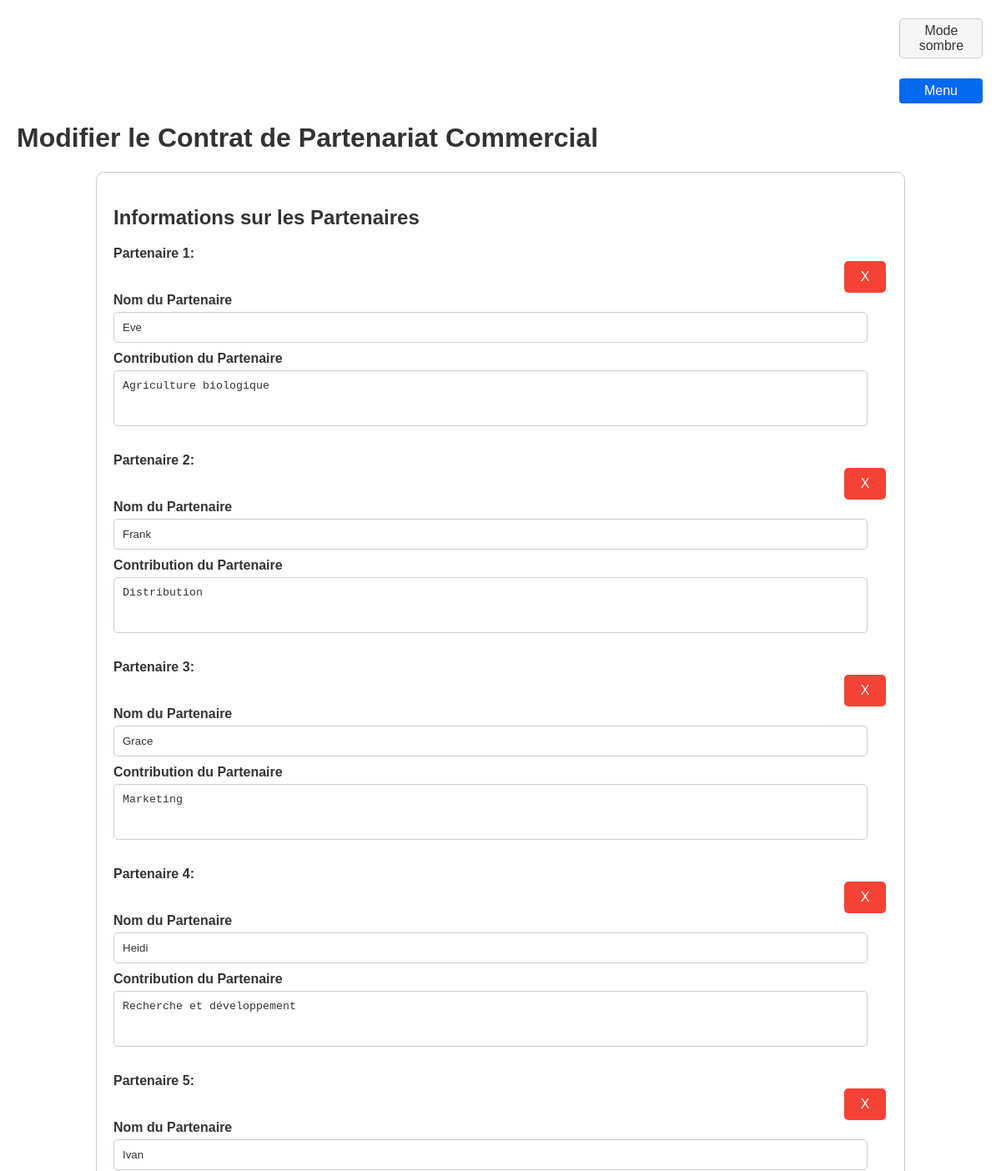
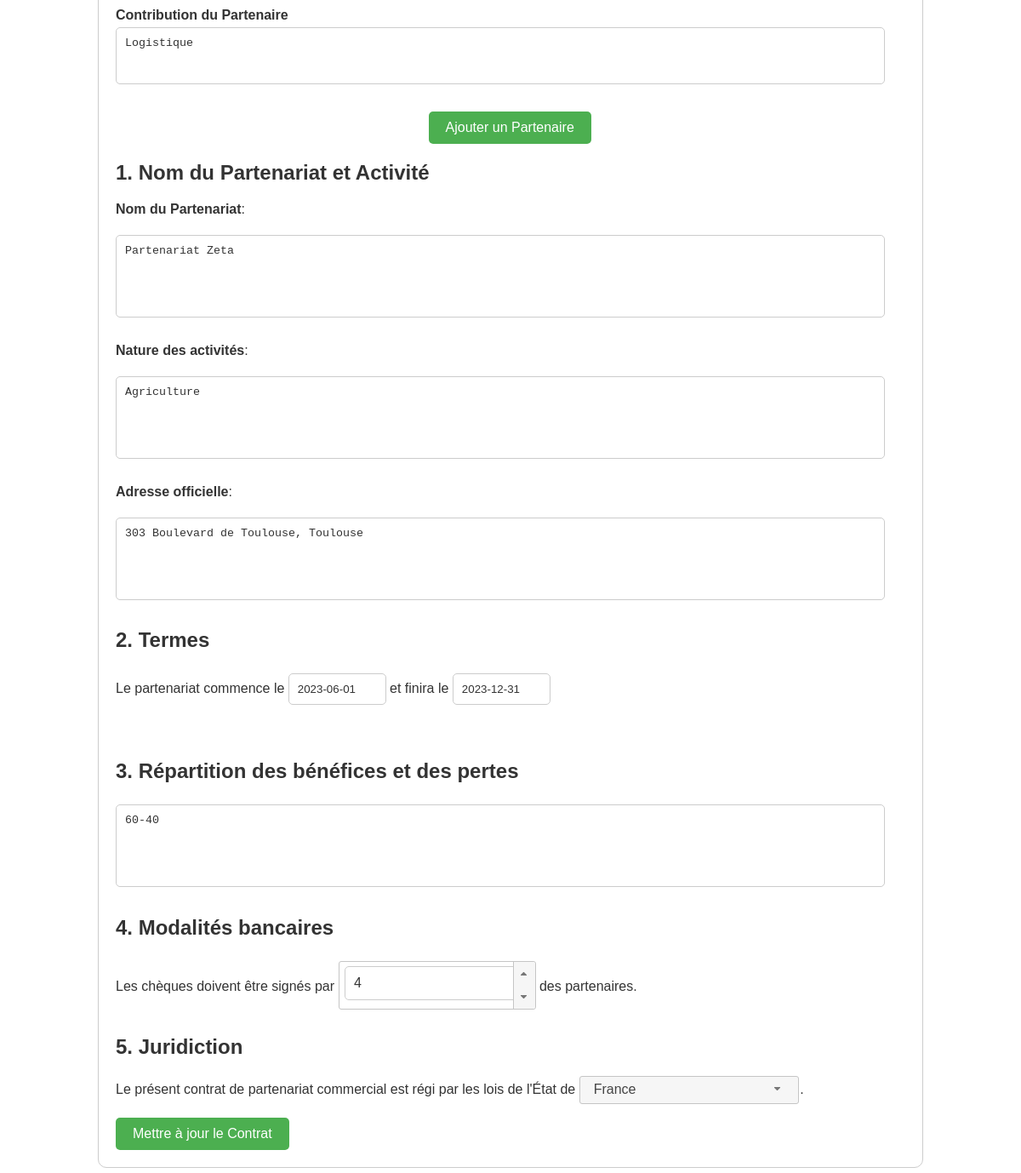
The page /edit_contract.php?id=6 on the database its author committed (2 pictures, top to bottom).
### tables this page shows
CREATE TABLE `partenaire_formulaire` (
  `formulaire_id` int(11) NOT NULL,
  `partenaire_id` int(11) NOT NULL,
  `contribution` varchar(255) NOT NULL
);

CREATE TABLE `partenaire` (
  `id` int(11) NOT NULL,
  `nom` varchar(255) NOT NULL
);

CREATE TABLE `formulaire` (
  `id` int(11) NOT NULL,
  `date_creation` datetime NOT NULL,
  `num_partners` int(11) NOT NULL,
  `activity_type` varchar(255) NOT NULL,
  `partnership_name` varchar(255) NOT NULL,
  `official_address` varchar(255) NOT NULL,
  `start_date` date NOT NULL,
  `end_date` date NOT NULL,
  `profit_loss_distribution` varchar(255) NOT NULL,
  `signing_partner_count` int(11) NOT NULL,
  `country_code` varchar(2) NOT NULL,
  `id_compte` int(11) DEFAULT NULL
);

### functions.php (called while the page is built, shortened)
<?php
function sqlquery($pdo, $query, $params = [])
{
    $stmt = $pdo->prepare($query);
    $stmt->execute($params);
    return $stmt;
}
function getFormDataById($pdo, $formId)
{
    $queryForm = "SELECT * FROM formulaire WHERE id = :id";
    $formData = sqlquery($pdo, $queryForm, [':id' => $formId])->fetch(PDO::FETCH_ASSOC);
    $queryPartners = "SELECT p.id, p.nom, pf.contribution FROM partenaire p
                      JOIN partenaire_formulaire pf ON p.id = pf.partenaire_id
                      WHERE pf.formulaire_id = :formulaire_id";
    $partners = sqlquery($pdo, $queryPartners, [':formulaire_id' => $formId])->fetchAll(PDO::FETCH_ASSOC);
    $data = [
        'date_creation' => $formData['date_creation'],
        'num_partners' => $formData['num_partners'],
        'activity_type' => $formData['activity_type'],
        'partnership_name' => $formData['partnership_name'],
        'official_address' => $formData['official_address'],
        'start_date' => $formData['start_date'],
        'end_date' => $formData['end_date'],
        'profit_loss_distribution' => $formData['profit_loss_distribution'],
        'signing_partner_count' => $formData['signing_partner_count'],
        'country_code' => $formData['country_code'],
    ];
    return ['data' => $data, 'partners' => $partners];
}
?>

### edit_contract.php (the view, shortened to what this page needs)
<?php
require_once('html_utils/header.php');
require_once('functions.php');
$pdo = connectDB();
if (isset($_GET['id'])) {
    $formId = (int)$_GET['id'];
    try {
        $formData = getFormDataById($pdo, $formId);
    } catch (Exception $e) {
        echo "<p>Erreur : " . $e->getMessage() . "</p>";
        exit;
    }
} else {
    echo "<p>Erreur : ID du formulaire manquant.</p>";
    exit;
}
?>
<h1>Modifier le Contrat de Partenariat Commercial</h1>
<form method="POST" action="">
    <h2>Informations sur les Partenaires</h2>
    <div id="partners-container">
        <?php foreach ($formData['partners'] as $index => $partner): ?>
            <div class="partner-section">
                <label class="partnerNum">Partenaire <?php echo $index + 1; ?>:</label>
                <br>
                <div class="delete-partner-container">
                    <button type="button" class="delete-partner-button">X</button>
                </div>
                <label>Nom du Partenaire</label>
                <input type="text" class="partner-name" name="partner[]" value="<?php echo htmlspecialchars($partner['nom']); ?>" required>
                <label>Contribution du Partenaire</label>
                <textarea name="contribution[]" class="contributions" rows="3" required style="resize: none;"><?php echo htmlspecialchars($partner['contribution']); ?></textarea>
                <br>
                <br>
            </div>
        <?php endforeach; ?>
    </div>
    <div id="bottom-page-container">
        <button type="button" id="add-partner-button">Ajouter un Partenaire</button>
    </div>
    <h2>1. Nom du Partenariat et Activité</h2>
    <p><strong>Nom du Partenariat</strong>: </p>
    <textarea id="partnershipName" name="partnershipName" rows="5" required style="resize: none;"><?php echo htmlspecialchars($formData['data']['partnership_name']); ?></textarea>
    <p><strong>Nature des activités</strong>: </p>
    <textarea id="activityType" name="activityType" rows="5" required style="resize: none;"><?php echo htmlspecialchars($formData['data']['activity_type']); ?></textarea>
    <p><strong>Adresse officielle</strong>: </p>
    <textarea id="officialAdress" name="officialAdress" rows="5" required style="resize: none;"><?php echo htmlspecialchars($formData['data']['official_address']); ?></textarea>
    <h2>2. Termes</h2>
    <p>Le partenariat commence le <input type="text" id="date_debut" name="date_debut" value="<?php echo htmlspecialchars($formData['data']['start_date']); ?>"> et finira le <input type="text" id="date_fin" name="date_fin" value="<?php echo htmlspecialchars($formData['data']['end_date']); ?>"></p>
    <br>
    <h2>3. Répartition des bénéfices et des pertes</h2>
    <textarea id="distributionOfProfitsAndLosses" name="distributionOfProfitsAndLosses" rows="5" required style="resize: none;"><?php echo htmlspecialchars($formData['data']['profit_loss_distribution']); ?></textarea>
    <h2>4. Modalités bancaires</h2>
    <p>Les chèques doivent être signés par <input type="number" id="partnerCount" class="spinner-input" name="partnerCount" min="1" max="<?php echo count($formData['partners']); ?>" value="<?php echo htmlspecialchars($formData['data']['signing_partner_count']); ?>"> des partenaires.</p>
    <h2>5. Juridiction</h2>
    <p>Le présent contrat de partenariat commercial est régi par les lois de l'État de
    .
    </p>
    <button type="submit" id="submitFinalForm">Mettre à jour le Contrat</button>
</form>
<?php require_once('html_utils/footer.php'); ?>

### style.css (style rules this page uses)
body { font-family: Arial, sans-serif; margin: 20px; background-color: #f9f9f9; }
form { max-width: 80%; margin: auto; border: 1px solid #ccc; padding: 20px; border-radius: 10px; background-color: #fff; }
label { font-weight: bold; }
input[type="text"], input[type="number"], input[type="email"], input[type="password"], .spinner-input, .ui-spinner, .ui-spinner-input, textarea { width: 95%; padding: 10px; margin-top: 5px; margin-bottom: 10px; border: 1px solid #ccc; border-radius: 5px; }
input[type="text"]#date_debut, input[type="text"]#date_fin { width: 10%; }
input[type="submit"], button#add-partner-button, button#submitFinalForm, button[type="submit"] { background-color: #4caf50; color: white; padding: 10px 20px; border: none; border-radius: 5px; cursor: pointer; transition: background-color 0.3s ease; }
.light-theme { background-color: #ffffff; color : #333; }
.delete-partner-container { display: flex; justify-content: right; }
.delete-partner-container button { background-color: #f44336; color: white; padding: 10px 20px; border: none; border-radius: 5px; cursor: pointer; transition: background-color 0.3s ease; }
#bottom-page-container { display: flex; justify-content: space-around; }
#partnerCount { width: 200px; }

### rows shown on the page
partenaire_formulaire: partenaire.nom "Eve", contribution "Agriculture biologique"
partenaire_formulaire: partenaire.nom "Frank", contribution "Distribution"
partenaire_formulaire: partenaire.nom "Grace", contribution "Marketing"
partenaire_formulaire: partenaire.nom "Heidi", contribution "Recherche et développement"
partenaire_formulaire: partenaire.nom "Ivan", contribution "Logistique"
formulaire: partnershipName "Partenariat Zeta", activityType "Agriculture", officialAdress "303 Boulevard de Toulouse, Toulouse", date_debut "2023-06-01", date_fin "2023-12-31", distributionOfProfitsAndLosses "60-40", partnerCount "4"
